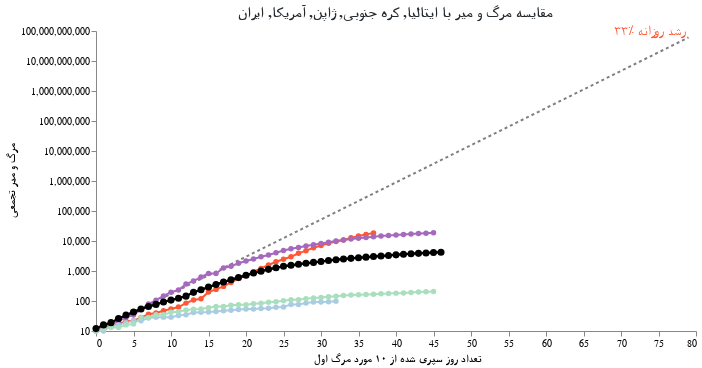

The code cell stored with this chart in its notebook:
### Markdown cell above
کشور مورد نظر خود را انتخاب کنید:

### Code cell
#hide_input
base = alt.Chart(dff2, width=600).encode(
    x=alt.X(f'{COL_X}:Q',axis=alt.Axis(titleFont='Tahoma',title='تعداد روز سپری شده از ۱۰ مورد مرگ اول')),
    y=alt.Y('Confirmed Cases:Q', scale=alt.Scale(type='log'), axis=alt.Axis(titleFont='Tahoma', title='مرگ و میر تجمعی')),
    color=alt.Color('Country:N', scale=alt.Scale(domain=color_domain, range=color_range), legend=None),
    tooltip=['Country', 'Date', 'Confirmed Cases', COL_X]
)

country_selection = alt.selection_single(
    name='Select', fields=['Country'], 
    bind=alt.binding_select(options=list(sorted(set(countries) - set(baseline_countries)))),
    init={'Country': 'ایران'})

date_filter = alt.datum['Date'] >= int(max_date.timestamp() * 1000)
base2 = base.transform_filter(alt.FieldOneOfPredicate('Country', baseline_countries))
base3 = base.transform_filter(country_selection)
base4 = base3.transform_filter(date_filter)

max_day = dff2[COL_X].max()
ref = pd.DataFrame([[x, SINCE_CASES_NUM*1.33**x] for x in range(max_day+1)], columns=[COL_X, 'Confirmed Cases'])
base_ref = alt.Chart(ref).encode(x=f'{COL_X}:Q', y='Confirmed Cases:Q')
base_ref_f = base_ref.transform_filter(alt.datum[COL_X] >= max_day)

chart5 = (
 base_ref.mark_line(color='black', opacity=.5, strokeDash=[3,3]) + 
 base_ref_f.mark_text(dy=-6, align='right', fontSize=14, color='#FF5733', text='۳۳٪ رشد روزانه') + 
 base2.mark_line(point=True, tooltip=True) +
 base3.mark_line(point={'size':50}, tooltip=True) +
 base2.transform_filter(date_filter).mark_text(dy=-8, align='right').encode(text='Country:N') +
 base4.mark_text(dx=8, align='left', fontWeight='bold').encode(text='Country:N') +
 base4.mark_text(dx=8, dy=12, align='left', fontWeight='bold').encode(text='Confirmed Cases:Q')
).add_selection(country_selection).properties(
    title=f"مقایسه مرگ و میر با {', '.join(baseline_countries)}"
).configure_title(fontSize=15, font='Tahoma', color='#24292e').configure_axis(
    grid=False
    ).configure_view(
    strokeOpacity=0
    )
chart5

### Figure 1 — Vega-Lite specification as saved in the notebook (floating-point values rounded to 4 significant figures; data arrays with more than 128 entries replaced by an {"elided": "..."} marker saying what was removed)
{"config": {"view": {"continuousWidth": 400, "continuousHeight": 300, "strokeOpacity": 0}, "axis": {"grid": false}, "title": {"color": "#24292e", "font": "Tahoma", "fontSize": 15}}, "layer": [{"mark": {"type": "line", "color": "black", "opacity": 0.5, "strokeDash": [3, 3]}, "encoding": {"x": {"type": "quantitative", "field": "Days since 10th death"}, "y": {"type": "quantitative", "field": "Confirmed Cases"}}, "selection": {"Select": {"type": "single", "fields": ["Country"], "bind": {"input": "select", "options": ["آلمان", "استرالیا", "اسپانیا", "انگلیس", "فرانسه", "هند", "چین", "کانادا"]}, "init": {"Country": "ایران"}}}}, {"mark": {"type": "text", "align": "right", "color": "#FF5733", "dy": -6, "fontSize": 14, "text": "۳۳٪ رشد روزانه"}, "encoding": {"x": {"type": "quantitative", "field": "Days since 10th death"}, "y": {"type": "quantitative", "field": "Confirmed Cases"}}, "transform": [{"filter": "(datum['Days since 10th death'] >= 79)"}]}, {"data": {"name": "data-f8c9fd1bc915c23dace419bb4ce1d984"}, "mark": {"type": "line", "point": true, "tooltip": true}, "encoding": {"color": {"type": "nominal", "field": "Country", "legend": null, "scale": {"domain": ["آلمان", "آمریکا", "استرالیا", "اسپانیا", "انگلیس", "ایتالیا", "ایران", "فرانسه", "هند", "چین", "ژاپن", "کانادا", "کره جنوبی", "لامباردی"], "range": ["#E59866", "#FF5733", "#ABEBC6", "#D5F5E3", "#D7BDE2", "#A569BD", "black", "#EB984E", "#C1B7AD", "#A1BA59", "#A9CCE3", "#F9E79F", "#A9DFBF", "#C1B7AD"]}}, "tooltip": [{"type": "nominal", "field": "Country"}, {"type": "temporal", "field": "Date"}, {"type": "quantitative", "field": "Confirmed Cases"}, {"type": "quantitative", "field": "Days since 10th death"}], "x": {"type": "quantitative", "axis": {"title": "تعداد روز سپری شده از ۱۰ مورد مرگ اول", "titleFont": "Tahoma"}, "field": "Days since 10th death"}, "y": {"type": "quantitative", "axis": {"title": "مرگ و میر تجمعی", "titleFont": "Tahoma"}, "field": "Confirmed Cases", "scale": {"type": "log"}}}, "transform": [{"filter": {"field": "Country", "oneOf": ["ایتالیا", "کره جنوبی", "ژاپن", "آمریکا", "ایران"]}}], "width": 600}, {"data": {"name": "data-f8c9fd1bc915c23dace419bb4ce1d984"}, "mark": {"type": "line", "point": {"size": 50}, "tooltip": true}, "encoding": {"color": {"type": "nominal", "field": "Country", "legend": null, "scale": {"domain": ["آلمان", "آمریکا", "استرالیا", "اسپانیا", "انگلیس", "ایتالیا", "ایران", "فرانسه", "هند", "چین", "ژاپن", "کانادا", "کره جنوبی", "لامباردی"], "range": ["#E59866", "#FF5733", "#ABEBC6", "#D5F5E3", "#D7BDE2", "#A569BD", "black", "#EB984E", "#C1B7AD", "#A1BA59", "#A9CCE3", "#F9E79F", "#A9DFBF", "#C1B7AD"]}}, "tooltip": [{"type": "nominal", "field": "Country"}, {"type": "temporal", "field": "Date"}, {"type": "quantitative", "field": "Confirmed Cases"}, {"type": "quantitative", "field": "Days since 10th death"}], "x": {"type": "quantitative", "axis": {"title": "تعداد روز سپری شده از ۱۰ مورد مرگ اول", "titleFont": "Tahoma"}, "field": "Days since 10th death"}, "y": {"type": "quantitative", "axis": {"title": "مرگ و میر تجمعی", "titleFont": "Tahoma"}, "field": "Confirmed Cases", "scale": {"type": "log"}}}, "transform": [{"filter": {"selection": "Select"}}], "width": 600}, {"data": {"name": "data-f8c9fd1bc915c23dace419bb4ce1d984"}, "mark": {"type": "text", "align": "right", "dy": -8}, "encoding": {"color": {"type": "nominal", "field": "Country", "legend": null, "scale": {"domain": ["آلمان", "آمریکا", "استرالیا", "اسپانیا", "انگلیس", "ایتالیا", "ایران", "فرانسه", "هند", "چین", "ژاپن", "کانادا", "کره جنوبی", "لامباردی"], "range": ["#E59866", "#FF5733", "#ABEBC6", "#D5F5E3", "#D7BDE2", "#A569BD", "black", "#EB984E", "#C1B7AD", "#A1BA59", "#A9CCE3", "#F9E79F", "#A9DFBF", "#C1B7AD"]}}, "text": {"type": "nominal", "field": "Country"}, "tooltip": [{"type": "nominal", "field": "Country"}, {"type": "temporal", "field": "Date"}, {"type": "quantitative", "field": "Confirmed Cases"}, {"type": "quantitative", "field": "Days since 10th death"}], "x": {"type": "quantitative", "axis": {"title": "تعداد روز سپری شده از ۱۰ مورد مرگ اول", "titleFont": "Tahoma"}, "field": "Days since 10th death"}, "y": {"type": "quantitative", "axis": {"title": "مرگ و میر تجمعی", "titleFont": "Tahoma"}, "field": "Confirmed Cases", "scale": {"type": "log"}}}, "transform": [{"filter": {"field": "Country", "oneOf": ["ایتالیا", "کره جنوبی", "ژاپن", "آمریکا", "ایران"]}}, {"filter": "(datum['Date'] >= 1586563200000)"}], "width": 600}, {"data": {"name": "data-f8c9fd1bc915c23dace419bb4ce1d984"}, "mark": {"type": "text", "align": "left", "dx": 8, "fontWeight": "bold"}, "encoding": {"color": {"type": "nominal", "field": "Country", "legend": null, "scale": {"domain": ["آلمان", "آمریکا", "استرالیا", "اسپانیا", "انگلیس", "ایتالیا", "ایران", "فرانسه", "هند", "چین", "ژاپن", "کانادا", "کره جنوبی", "لامباردی"], "range": ["#E59866", "#FF5733", "#ABEBC6", "#D5F5E3", "#D7BDE2", "#A569BD", "black", "#EB984E", "#C1B7AD", "#A1BA59", "#A9CCE3", "#F9E79F", "#A9DFBF", "#C1B7AD"]}}, "text": {"type": "nominal", "field": "Country"}, "tooltip": [{"type": "nominal", "field": "Country"}, {"type": "temporal", "field": "Date"}, {"type": "quantitative", "field": "Confirmed Cases"}, {"type": "quantitative", "field": "Days since 10th death"}], "x": {"type": "quantitative", "axis": {"title": "تعداد روز سپری شده از ۱۰ مورد مرگ اول", "titleFont": "Tahoma"}, "field": "Days since 10th death"}, "y": {"type": "quantitative", "axis": {"title": "مرگ و میر تجمعی", "titleFont": "Tahoma"}, "field": "Confirmed Cases", "scale": {"type": "log"}}}, "transform": [{"filter": {"selection": "Select"}}, {"filter": "(datum['Date'] >= 1586563200000)"}], "width": 600}, {"data": {"name": "data-f8c9fd1bc915c23dace419bb4ce1d984"}, "mark": {"type": "text", "align": "left", "dx": 8, "dy": 12, "fontWeight": "bold"}, "encoding": {"color": {"type": "nominal", "field": "Country", "legend": null, "scale": {"domain": ["آلمان", "آمریکا", "استرالیا", "اسپانیا", "انگلیس", "ایتالیا", "ایران", "فرانسه", "هند", "چین", "ژاپن", "کانادا", "کره جنوبی", "لامباردی"], "range": ["#E59866", "#FF5733", "#ABEBC6", "#D5F5E3", "#D7BDE2", "#A569BD", "black", "#EB984E", "#C1B7AD", "#A1BA59", "#A9CCE3", "#F9E79F", "#A9DFBF", "#C1B7AD"]}}, "text": {"type": "quantitative", "field": "Confirmed Cases"}, "tooltip": [{"type": "nominal", "field": "Country"}, {"type": "temporal", "field": "Date"}, {"type": "quantitative", "field": "Confirmed Cases"}, {"type": "quantitative", "field": "Days since 10th death"}], "x": {"type": "quantitative", "axis": {"title": "تعداد روز سپری شده از ۱۰ مورد مرگ اول", "titleFont": "Tahoma"}, "field": "Days since 10th death"}, "y": {"type": "quantitative", "axis": {"title": "مرگ و میر تجمعی", "titleFont": "Tahoma"}, "field": "Confirmed Cases", "scale": {"type": "log"}}}, "transform": [{"filter": {"selection": "Select"}}, {"filter": "(datum['Date'] >= 1586563200000)"}], "width": 600}], "data": {"name": "data-61e37c3417393c8a6cc80c454b7f6df1"}, "title": "مقایسه مرگ و میر با ایتالیا, کره جنوبی, ژاپن, آمریکا, ایران", "$schema": "https://vega.github.io/schema/vega-lite/v4.8.1.json", "datasets": {"data-61e37c3417393c8a6cc80c454b7f6df1": [{"Days since 10th death": 0, "Confirmed Cases": 10.0}, {"Days since 10th death": 1, "Confirmed Cases": 13.3}, {"Days since 10th death": 2, "Confirmed Cases": 17.69}, {"Days since 10th death": 3, "Confirmed Cases": 23.53}, {"Days since 10th death": 4, "Confirmed Cases": 31.29}, {"Days since 10th death": 5, "Confirmed Cases": 41.62}, {"Days since 10th death": 6, "Confirmed Cases": 55.35}, {"Days since 10th death": 7, "Confirmed Cases": 73.61}, {"Days since 10th death": 8, "Confirmed Cases": 97.91}, {"Days since 10th death": 9, "Confirmed Cases": 130.2}, {"Days since 10th death": 10, "Confirmed Cases": 173.2}, {"Days since 10th death": 11, "Confirmed Cases": 230.3}, {"Days since 10th death": 12, "Confirmed Cases": 306.4}, {"Days since 10th death": 13, "Confirmed Cases": 407.4}, {"Days since 10th death": 14, "Confirmed Cases": 541.9}, {"Days since 10th death": 15, "Confirmed Cases": 720.7}, {"Days since 10th death": 16, "Confirmed Cases": 958.6}, {"Days since 10th death": 17, "Confirmed Cases": 1275.0}, {"Days since 10th death": 18, "Confirmed Cases": 1696.0}, {"Days since 10th death": 19, "Confirmed Cases": 2255.0}, {"Days since 10th death": 20, "Confirmed Cases": 2999.0}, {"Days since 10th death": 21, "Confirmed Cases": 3989.0}, {"Days since 10th death": 22, "Confirmed Cases": 5306.0}, {"Days since 10th death": 23, "Confirmed Cases": 7056.0}, {"Days since 10th death": 24, "Confirmed Cases": 9385.0}, {"Days since 10th death": 25, "Confirmed Cases": 12480.0}, {"Days since 10th death": 26, "Confirmed Cases": 16600.0}, {"Days since 10th death": 27, "Confirmed Cases": 22080.0}, {"Days since 10th death": 28, "Confirmed Cases": 29370.0}, {"Days since 10th death": 29, "Confirmed Cases": 39060.0}, {"Days since 10th death": 30, "Confirmed Cases": 51950.0}, {"Days since 10th death": 31, "Confirmed Cases": 69090.0}, {"Days since 10th death": 32, "Confirmed Cases": 91890.0}, {"Days since 10th death": 33, "Confirmed Cases": 122200.0}, {"Days since 10th death": 34, "Confirmed Cases": 162500.0}, {"Days since 10th death": 35, "Confirmed Cases": 216200.0}, {"Days since 10th death": 36, "Confirmed Cases": 287500.0}, {"Days since 10th death": 37, "Confirmed Cases": 382400.0}, {"Days since 10th death": 38, "Confirmed Cases": 508600.0}, {"Days since 10th death": 39, "Confirmed Cases": 676400.0}, {"Days since 10th death": 40, "Confirmed Cases": 899600.0}, {"Days since 10th death": 41, "Confirmed Cases": 1197000.0}, {"Days since 10th death": 42, "Confirmed Cases": 1591000.0}, {"Days since 10th death": 43, "Confirmed Cases": 2117000.0}, {"Days since 10th death": 44, "Confirmed Cases": 2815000.0}, {"Days since 10th death": 45, "Confirmed Cases": 3744000.0}, {"Days since 10th death": 46, "Confirmed Cases": 4979000.0}, {"Days since 10th death": 47, "Confirmed Cases": 6623000.0}, {"Days since 10th death": 48, "Confirmed Cases": 8808000.0}, {"Days since 10th death": 49, "Confirmed Cases": 11710000.0}, {"Days since 10th death": 50, "Confirmed Cases": 15580000.0}, {"Days since 10th death": 51, "Confirmed Cases": 20720000.0}, {"Days since 10th death": 52, "Confirmed Cases": 27560000.0}, {"Days since 10th death": 53, "Confirmed Cases": 36660000.0}, {"Days since 10th death": 54, "Confirmed Cases": 48750000.0}, {"Days since 10th death": 55, "Confirmed Cases": 64840000.0}, {"Days since 10th death": 56, "Confirmed Cases": 86240000.0}, {"Days since 10th death": 57, "Confirmed Cases": 114700000.0}, {"Days since 10th death": 58, "Confirmed Cases": 152500000.0}, {"Days since 10th death": 59, "Confirmed Cases": 202900000.0}, {"Days since 10th death": 60, "Confirmed Cases": 269800000.0}, {"Days since 10th death": 61, "Confirmed Cases": 358900000.0}, {"Days since 10th death": 62, "Confirmed Cases": 477300000.0}, {"Days since 10th death": 63, "Confirmed Cases": 634800000.0}, {"Days since 10th death": 64, "Confirmed Cases": 844300000.0}, {"Days since 10th death": 65, "Confirmed Cases": 1123000000.0}, {"Days since 10th death": 66, "Confirmed Cases": 1494000000.0}, {"Days since 10th death": 67, "Confirmed Cases": 1986000000.0}, {"Days since 10th death": 68, "Confirmed Cases": 2642000000.0}, {"Days since 10th death": 69, "Confirmed Cases": 3514000000.0}, {"Days since 10th death": 70, "Confirmed Cases": 4673000000.0}, {"Days since 10th death": 71, "Confirmed Cases": 6215000000.0}, {"Days since 10th death": 72, "Confirmed Cases": 8266000000.0}, {"Days since 10th death": 73, "Confirmed Cases": 10990000000.0}, {"Days since 10th death": 74, "Confirmed Cases": 14620000000.0}, {"Days since 10th death": 75, "Confirmed Cases": 19450000000.0}, {"Days since 10th death": 76, "Confirmed Cases": 25870000000.0}, {"Days since 10th death": 77, "Confirmed Cases": 34400000000.0}, {"Days since 10th death": 78, "Confirmed Cases": 45750000000.0}, {"Days since 10th death": 79, "Confirmed Cases": 60850000000.0}], "data-f8c9fd1bc915c23dace419bb4ce1d984": {"elided": "517 records"}}}
